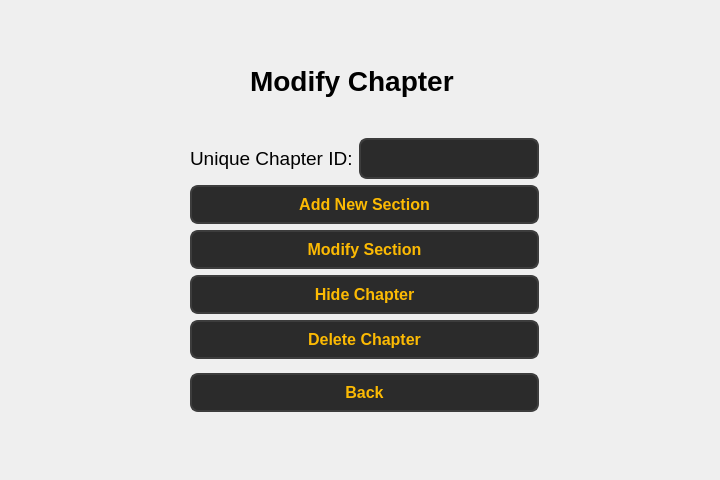
<?xml version="1.0" encoding="UTF-8"?>
<ui version="4.0">
 <class>Form</class>
 <widget class="QWidget" name="Form">
  <property name="geometry">
   <rect>
    <x>0</x>
    <y>0</y>
    <width>720</width>
    <height>480</height>
   </rect>
  </property>
  <property name="windowTitle">
   <string>Form</string>
  </property>
  <widget class="QLabel" name="label">
   <property name="geometry">
    <rect>
     <x>250</x>
     <y>60</y>
     <width>211</width>
     <height>41</height>
    </rect>
   </property>
   <property name="font">
    <font>
     <pointsize>21</pointsize>
     <bold>true</bold>
    </font>
   </property>
   <property name="text">
    <string>Modify Chapter</string>
   </property>
  </widget>
  <widget class="QWidget" name="layoutWidget">
   <property name="geometry">
    <rect>
     <x>190</x>
     <y>130</y>
     <width>349</width>
     <height>291</height>
    </rect>
   </property>
   <layout class="QVBoxLayout" name="verticalLayout_2">
    <item>
     <layout class="QVBoxLayout" name="verticalLayout">
      <item>
       <layout class="QHBoxLayout" name="horizontalLayout">
        <item>
         <widget class="QLabel" name="label_4">
          <property name="font">
           <font>
            <pointsize>14</pointsize>
           </font>
          </property>
          <property name="text">
           <string>Unique Chapter ID:</string>
          </property>
         </widget>
        </item>
        <item>
         <widget class="QLineEdit" name="lineEdit_3">
          <property name="styleSheet">
           <string notr="true">QLineEdit {
        background-color: #2b2b2b;  /* Dark background */
        color: #fcba03;  /* Text color */
        border: 2px solid #3d3d3d;  /* Border color */
        border-radius: 8px;  /* Rounded corners */
        padding: 8px;  /* Padding inside the input field */
        font-size: 16px;  /* Font size */
        font-weight: bold;  /* Bold font */
    }

    QLineEdit:hover {
        background-color: #3d3d3d;  /* Background when hovered */
        border: 2px solid #fcba03;  /* Border color when hovered */
    }

    QLineEdit:focus {
        background-color: #1a1a1a;  /* Background when focused */
        border: 2px solid #fcba03;  /* Border color when focused */
        color: #ffffff;  /* Text color when focused */
    }</string>
          </property>
         </widget>
        </item>
       </layout>
      </item>
      <item>
       <layout class="QHBoxLayout" name="horizontalLayout_3">
        <item>
         <widget class="QPushButton" name="pushButton">
          <property name="styleSheet">
           <string notr="true">QPushButton {
        background-color: #2b2b2b;  
        color: #fcba03;              
        border: 2px solid #3d3d3d;      
        border-radius: 8px;          
        padding: 8px 16px;            
        font-size: 16px;            
        font-weight: bold;
    
    }

    QPushButton:hover {
        background-color: #fcba03;
		 color: #000000;
        border: 2px solid #5a5a5a;    
    }

    QPushButton:pressed {
        background-color: #1a1a1a;      
        border: 2px solid #2b2b2b;      
    }</string>
          </property>
          <property name="text">
           <string>Add New Section</string>
          </property>
         </widget>
        </item>
       </layout>
      </item>
      <item>
       <widget class="QPushButton" name="pushButton_2">
        <property name="styleSheet">
         <string notr="true">QPushButton {
        background-color: #2b2b2b;  
        color: #fcba03;              
        border: 2px solid #3d3d3d;      
        border-radius: 8px;          
        padding: 8px 16px;            
        font-size: 16px;            
        font-weight: bold;
    
    }

    QPushButton:hover {
        background-color: #fcba03;
		 color: #000000;
        border: 2px solid #5a5a5a;    
    }

    QPushButton:pressed {
        background-color: #1a1a1a;      
        border: 2px solid #2b2b2b;      
    }</string>
        </property>
        <property name="text">
         <string>Modify Section</string>
        </property>
       </widget>
      </item>
      <item>
       <widget class="QPushButton" name="pushButton_3">
        <property name="styleSheet">
         <string notr="true">QPushButton {
        background-color: #2b2b2b;  
        color: #fcba03;              
        border: 2px solid #3d3d3d;      
        border-radius: 8px;          
        padding: 8px 16px;            
        font-size: 16px;            
        font-weight: bold;
    
    }

    QPushButton:hover {
        background-color: #fcba03;
		 color: #000000;
        border: 2px solid #5a5a5a;    
    }

    QPushButton:pressed {
        background-color: #1a1a1a;      
        border: 2px solid #2b2b2b;      
    }</string>
        </property>
        <property name="text">
         <string>Hide Chapter</string>
        </property>
       </widget>
      </item>
      <item>
       <widget class="QPushButton" name="delete_chapter">
        <property name="styleSheet">
         <string notr="true">QPushButton {
        background-color: #2b2b2b;  
        color: #fcba03;              
        border: 2px solid #3d3d3d;      
        border-radius: 8px;          
        padding: 8px 16px;            
        font-size: 16px;            
        font-weight: bold;
    
    }

    QPushButton:hover {
        background-color: #fcba03;
		 color: #000000;
        border: 2px solid #5a5a5a;    
    }

    QPushButton:pressed {
        background-color: #1a1a1a;      
        border: 2px solid #2b2b2b;      
    }</string>
        </property>
        <property name="text">
         <string>Delete Chapter</string>
        </property>
       </widget>
      </item>
     </layout>
    </item>
    <item>
     <widget class="QPushButton" name="pushButton_back">
      <property name="styleSheet">
       <string notr="true">QPushButton {
        background-color: #2b2b2b;  
        color: #fcba03;              
        border: 2px solid #3d3d3d;      
        border-radius: 8px;          
        padding: 8px 16px;            
        font-size: 16px;            
        font-weight: bold;
    
    }

    QPushButton:hover {
        background-color: #fcba03;
		 color: #000000;
        border: 2px solid #5a5a5a;    
    }

    QPushButton:pressed {
        background-color: #1a1a1a;      
        border: 2px solid #2b2b2b;      
    }</string>
      </property>
      <property name="text">
       <string>Back</string>
      </property>
     </widget>
    </item>
   </layout>
  </widget>
 </widget>
 <resources/>
 <connections/>
</ui>
